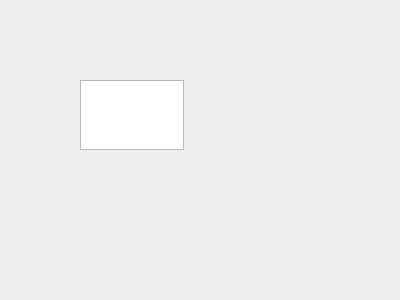
<?xml version="1.0" encoding="UTF-8"?>
<ui version="4.0">
 <class>QFormDoc</class>
 <widget class="QWidget" name="QFormDoc">
  <property name="geometry">
   <rect>
    <x>0</x>
    <y>0</y>
    <width>400</width>
    <height>300</height>
   </rect>
  </property>
  <property name="windowTitle">
   <string>Form</string>
  </property>
  <widget class="QPlainTextEdit" name="plainTextEdit">
   <property name="geometry">
    <rect>
     <x>80</x>
     <y>80</y>
     <width>104</width>
     <height>70</height>
    </rect>
   </property>
  </widget>
  <action name="action_open">
   <property name="text">
    <string>打开</string>
   </property>
   <property name="toolTip">
    <string>打开文件</string>
   </property>
  </action>
  <action name="action_cut">
   <property name="text">
    <string>剪切</string>
   </property>
   <property name="toolTip">
    <string>剪切</string>
   </property>
  </action>
  <action name="action_copy">
   <property name="text">
    <string>复制</string>
   </property>
   <property name="toolTip">
    <string>复制</string>
   </property>
  </action>
  <action name="action_paste">
   <property name="text">
    <string>粘贴</string>
   </property>
  </action>
  <action name="action_font">
   <property name="text">
    <string>字体</string>
   </property>
   <property name="toolTip">
    <string>设置字体</string>
   </property>
  </action>
  <action name="action_close">
   <property name="text">
    <string>关闭</string>
   </property>
   <property name="toolTip">
    <string>关闭本窗口</string>
   </property>
  </action>
  <action name="action_undo">
   <property name="text">
    <string>撤销</string>
   </property>
   <property name="toolTip">
    <string>撤销编辑操作</string>
   </property>
  </action>
  <action name="action_redo">
   <property name="text">
    <string> 重复</string>
   </property>
   <property name="toolTip">
    <string>重复编辑操作</string>
   </property>
  </action>
 </widget>
 <resources/>
 <connections/>
</ui>
